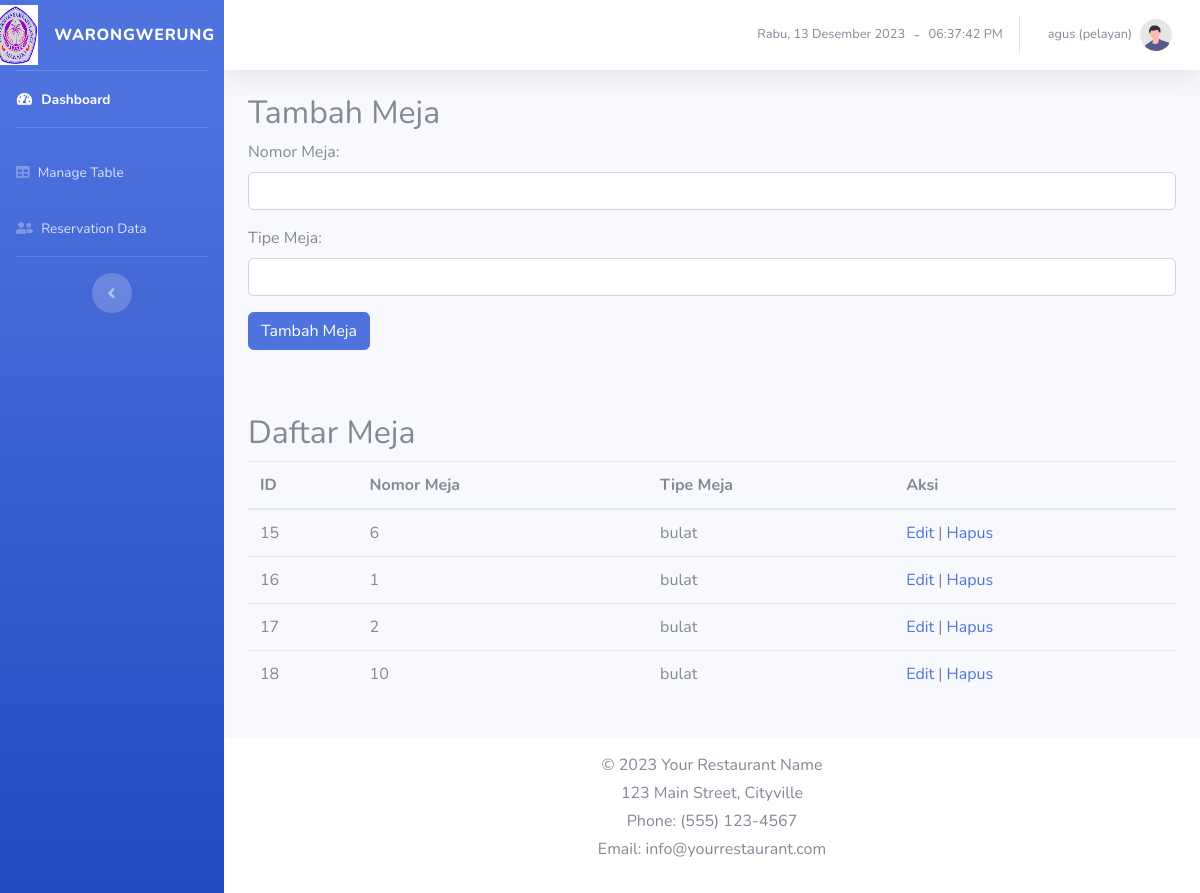
/admin/table.php (signed in), run on the app's committed database.
### tables this page shows
CREATE TABLE `tables` (
  `table_id` int(11) NOT NULL,
  `table_number` int(11) NOT NULL,
  `table_type` varchar(20) NOT NULL
);

### admin/session.php (called while the page is built, shortened)
<?php
$role = $_SESSION['role'];
$username = $_SESSION['username'];
?>

### admin/table.php (the view, shortened to what this page needs)
<?php
include "header.php";
?>
<!DOCTYPE html>
<html lang="en">
<body id="page-top">
    <div id="wrapper">
        <?php include "menu_sidebar.php"; ?>
        <div id="content-wrapper" class="d-flex flex-column">
            <div id="content">
                <?php include "menu_topbar.php"; ?>
                <div class="container mt-4">
                    <h2>Tambah Meja</h2>
                    <form method="post" action="process_table.php?action=add">
                        <div class="form-group">
                            <label for="table_number">Nomor Meja:</label>
                            <input type="text" class="form-control" id="table_number" name="table_number" required>
                        </div>
                        <div class="form-group">
                            <label for="table_type">Tipe Meja:</label>
                            <input type="text" class="form-control" id="table_type" name="table_type" required>
                        </div>
                        <button type="submit" class="btn btn-primary">Tambah Meja</button>
                    </form>
                </div>
                <br>
                <div class="container mt-4">
                    <h2>Daftar Meja</h2>
                    <?php
                    $sql = "SELECT * FROM tables";
                    $result = $conn->query($sql);
                    if ($result->num_rows > 0) {
                        echo "<table class='table'>";
                        echo "<thead><tr><th>ID</th><th>Nomor Meja</th><th>Tipe Meja</th><th>Aksi</th></tr></thead><tbody>";
                        while ($row = $result->fetch_assoc()) {
                            echo "<tr><td>" . $row['table_id'] . "</td><td>" . $row['table_number'] . "</td><td>" . $row['table_type'] . "</td>";
                            echo "<td><a href='edit_table.php?id=" . $row['table_id'] . "'>Edit</a> |
                                  <a href='#' onclick='confirmDelete(" . $row['table_id'] . ")'>Hapus</a></td></tr>";
                        }
                        echo "</tbody></table>";
                    } else {
                        echo "Tidak ada data meja.";
                    }
                    ?>
                </div>
            </div>
            <?php include "footer.php"; ?>
        </div>
    </div>
</body>
</html>

### admin/header.php (shortened to what this page needs)
<head>
    <link href="vendor/fontawesome-free/css/all.min.css" rel="stylesheet" type="text/css">
    <link href="css/sb-admin-2.min.css" rel="stylesheet">
    <link href="vendor/datatables/dataTables.bootstrap4.min.css" rel="stylesheet">
    <link href="js/select2/select2.min.css" rel="stylesheet">
    <link rel="stylesheet" type="text/css" href="https://cdn.jsdelivr.net/npm/sweetalert2@11.0.20/dist/sweetalert2.min.css">
</head>

### admin/menu_sidebar.php (shortened to what this page needs)
<?php
include "session.php";
?>
<ul class="navbar-nav bg-gradient-primary sidebar sidebar-dark accordion" id="accordionSidebar">
    <a class="sidebar-brand d-flex align-items-center justify-content-center" href="index.php">
        <div class="sidebar-brand-icon ">
            <img src="img/unsrat.png" width="45px" height="60px" alt="...">
        </div>
        <div class="sidebar-brand-text mx-3">WarongWerung</div>
    </a>
    <hr class="sidebar-divider my-0">
    <li class="nav-item active">
        <a class="nav-link" href="index.php">
            <i class="fas fa-fw fa-tachometer-alt"></i>
            <span>Dashboard</span>
        </a>
    </li>
    <hr class="sidebar-divider">
    <li class="nav-item">
        <a class="nav-link" href="table.php">
            <i class="fas fa-table"></i>
            <span>Manage Table</span>
        </a>
    </li>
    <li class="nav-item">
        <a class="nav-link" href="reservation_data.php">
            <i class="fas fa-fw fa-user-friends"></i>
            <span>Reservation Data</span>
        </a>
    </li>
    <hr class="sidebar-divider">
    <div class="text-center d-none d-md-inline">
        <button class="rounded-circle border-0" id="sidebarToggle"></button>
    </div>
</ul>

### admin/menu_topbar.php (shortened to what this page needs)
<?php
include "session.php";
?>
<nav class="navbar navbar-expand navbar-light bg-white topbar mb-4 static-top shadow">
  <div class="text-gray-600 small ml-auto" id="clock2"></div>
  &nbsp; - &nbsp;
  <div class="text-gray-600 small" id="clock"></div>
  <ul class="navbar-nav">
    <li class="nav-item dropdown no-arrow">
      <a class="nav-link dropdown-toggle" href="#" id="userDropdown" role="button" data-toggle="dropdown" aria-haspopup="true" aria-expanded="false">
        <span class="mr-2 d-none d-lg-inline text-gray-600 small"><?php echo $username; ?> (<?php echo $role; ?>)</span>
        <img class="img-profile rounded-circle" src="img/undraw_profile.svg">
      </a>
    </li>
  </ul>
</nav>

### admin/footer.php (shortened to what this page needs)
<footer class="footer mt-4 py-3 bg-white">
    <div class="container text-center">
        <p class="text-muted mb-1">© 2023 Your Restaurant Name</p>
        <p class="text-muted mb-1">123 Main Street, Cityville</p>
        <p class="text-muted mb-1">Phone: (555) 123-4567</p>
        <p class="text-muted">Email: info@yourrestaurant.com</p>
    </div>
</footer>

### data on the page
tables: table_id "15", table_number "6", table_type "bulat"
tables: table_id "16", table_number "1", table_type "bulat"
tables: table_id "17", table_number "2", table_type "bulat"
tables: table_id "18", table_number "10", table_type "bulat"

### other printed values
$username "agus"
$role "pelayan"
